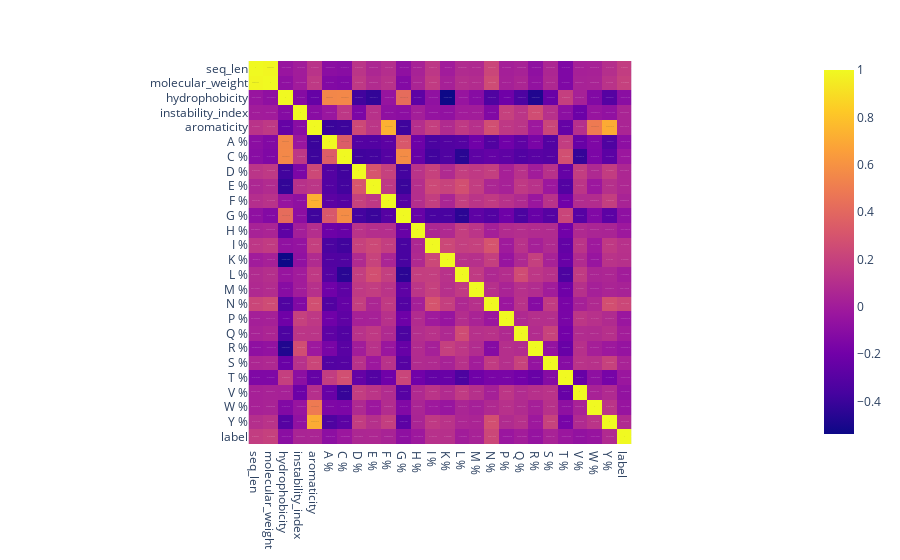

Write notebook code for a chart like this one.
### Code cell
import plotly.express as px
# plot heatmap
fig = px.imshow(z, text_auto=True)
fig.show()

### Figure 1 — Plotly figure (JSON) as saved in the notebook; plotly's stock layout.template omitted (floating-point values rounded to 4 significant figures; data arrays with more than 128 entries replaced by an {"elided": "..."} marker saying what was removed)
{"data": [{"coloraxis": "coloraxis", "hovertemplate": "x: %{x}<br>y: %{y}<br>color: %{z}<extra></extra>", "name": "0", "texttemplate": "%{z}", "type": "heatmap", "x": ["seq_len", "molecular_weight", "hydrophobicity", "instability_index", "aromaticity", "A %", "C %", "D %", "E %", "F %", "G %", "H %", "I %", "K %", "L %", "M %", "N %", "P %", "Q %", "R %", "S %", "T %", "V %", "W %", "Y %", "label"], "xaxis": "x", "y": ["seq_len", "molecular_weight", "hydrophobicity", "instability_index", "aromaticity", "A %", "C %", "D %", "E %", "F %", "G %", "H %", "I %", "K %", "L %", "M %", "N %", "P %", "Q %", "R %", "S %", "T %", "V %", "W %", "Y %", "label"], "yaxis": "y", "z": {"elided": "26x26 float values"}}], "layout": {"coloraxis": {"colorscale": [[0, "#0d0887"], [0.1111, "#46039f"], [0.2222, "#7201a8"], [0.3333, "#9c179e"], [0.4444, "#bd3786"], [0.5556, "#d8576b"], [0.6667, "#ed7953"], [0.7778, "#fb9f3a"], [0.8889, "#fdca26"], [1, "#f0f921"]]}, "margin": {"t": 60}, "xaxis": {"anchor": "y", "constrain": "domain", "domain": [0, 1], "scaleanchor": "y"}, "yaxis": {"anchor": "x", "autorange": "reversed", "constrain": "domain", "domain": [0, 1]}}}
